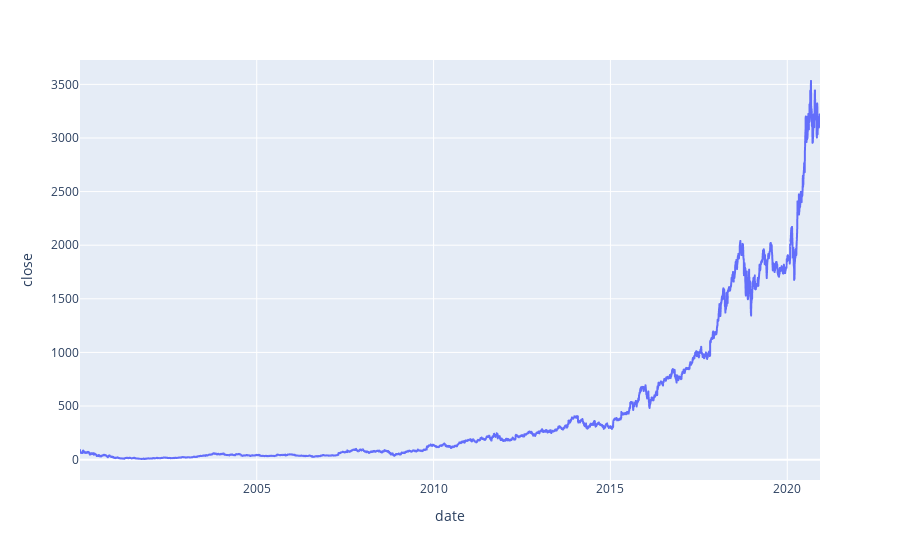

Write notebook code for a chart like this one.
### Code cell
px.line(data_frame = amazon_stock, x = 'date', y = 'close')

### Figure 1 — Plotly figure (JSON) as saved in the notebook; plotly's stock layout.template omitted (floating-point values rounded to 4 significant figures; data arrays with more than 128 entries replaced by an {"elided": "..."} marker saying what was removed)
{"data": [{"hovertemplate": "date=%{x}<br>close=%{y}<extra></extra>", "legendgroup": "", "line": {"color": "#636efa", "dash": "solid"}, "marker": {"symbol": "circle"}, "mode": "lines", "name": "", "showlegend": false, "type": "scattergl", "x": {"elided": "5266 str values"}, "xaxis": "x", "y": {"elided": "5266 float values"}, "yaxis": "y"}], "layout": {"legend": {"tracegroupgap": 0}, "margin": {"t": 60}, "xaxis": {"anchor": "y", "domain": [0, 1], "title": {"text": "date"}}, "yaxis": {"anchor": "x", "domain": [0, 1], "title": {"text": "close"}}}}
